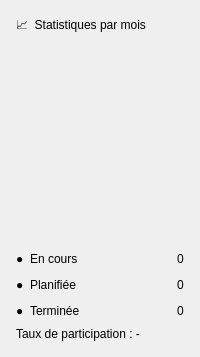
                        <widget class="QFrame" name="cardStatut">
                         <property name="card" stdset="0">
                          <bool>true</bool>
                         </property>
                         <layout class="QVBoxLayout" name="statutLayout">
                          <property name="leftMargin">
                           <number>16</number>
                          </property>
                          <property name="topMargin">
                           <number>16</number>
                          </property>
                          <property name="rightMargin">
                           <number>16</number>
                          </property>
                          <property name="bottomMargin">
                           <number>16</number>
                          </property>
                          <item>
                           <widget class="QLabel" name="lblStatut">
                            <property name="role" stdset="0">
                             <string notr="true">cardTitle</string>
                            </property>
                            <property name="text">
                             <string>📈  Statistiques par mois</string>
                            </property>
                           </widget>
                          </item>
                          <item>
                           <layout class="QVBoxLayout" name="statutRowLayout">
                            <item>
                             <widget class="QLabel" name="statsChart">
                              <property name="minimumSize">
                               <size>
                                <width>0</width>
                                <height>200</height>
                               </size>
                              </property>
                             </widget>
                            </item>
                            <item>
                             <layout class="QVBoxLayout" name="legendLayout">
                              <item>
                               <layout class="QHBoxLayout" name="legendCoursLayout">
                                <item>
                                 <widget class="QLabel" name="dotCours">
                                  <property name="text">
                                   <string>●</string>
                                  </property>
                                 </widget>
                                </item>
                                <item>
                                 <widget class="QLabel" name="legNameCours">
                                  <property name="text">
                                   <string>En cours</string>
                                  </property>
                                 </widget>
                                </item>
                                <item>
                                 <spacer name="legendCoursSpacer">
                                  <property name="orientation">
                                   <enum>Qt::Horizontal</enum>
                                  </property>
                                  <property name="sizeHint" stdset="0">
                                   <size>
                                    <width>40</width>
                                    <height>20</height>
                                   </size>
                                  </property>
                                 </spacer>
                                </item>
                                <item>
                                 <widget class="QLabel" name="legCours">
                                  <property name="text">
                                   <string>0</string>
                                  </property>
                                 </widget>
                                </item>
                               </layout>
                              </item>
                              <item>
                               <layout class="QHBoxLayout" name="legendPlanifieeLayout">
                                <item>
                                 <widget class="QLabel" name="dotPlanifiee">
                                  <property name="text">
                                   <string>●</string>
                                  </property>
                                 </widget>
                                </item>
                                <item>
                                 <widget class="QLabel" name="legNamePlanifiee">
                                  <property name="text">
                                   <string>Planifiée</string>
                                  </property>
                                 </widget>
                                </item>
                                <item>
                                 <spacer name="legendPlanifieeSpacer">
                                  <property name="orientation">
                                   <enum>Qt::Horizontal</enum>
                                  </property>
                                  <property name="sizeHint" stdset="0">
                                   <size>
                                    <width>40</width>
                                    <height>20</height>
                                   </size>
                                  </property>
                                 </spacer>
                                </item>
                                <item>
                                 <widget class="QLabel" name="legPlanifiee">
                                  <property name="text">
                                   <string>0</string>
                                  </property>
                                 </widget>
                                </item>
                               </layout>
                              </item>
                              <item>
                               <layout class="QHBoxLayout" name="legendTermineeLayout">
                                <item>
                                 <widget class="QLabel" name="dotTerminee">
                                  <property name="text">
                                   <string>●</string>
                                  </property>
                                 </widget>
                                </item>
                                <item>
                                 <widget class="QLabel" name="legNameTerminee">
                                  <property name="text">
                                   <string>Terminée</string>
                                  </property>
                                 </widget>
                                </item>
                                <item>
                                 <spacer name="legendTermineeSpacer">
                                  <property name="orientation">
                                   <enum>Qt::Horizontal</enum>
                                  </property>
                                  <property name="sizeHint" stdset="0">
                                   <size>
                                    <width>40</width>
                                    <height>20</height>
                                   </size>
                                  </property>
                                 </spacer>
                                </item>
                                <item>
                                 <widget class="QLabel" name="legTerminee">
                                  <property name="text">
                                   <string>0</string>
                                  </property>
                                 </widget>
                                </item>
                               </layout>
                              </item>
                              <item>
                               <widget class="QLabel" name="lblTaux">
                                <property name="text">
                                 <string>Taux de participation : -</string>
                                </property>
                               </widget>
                              </item>
                             </layout>
                            </item>
                           </layout>
                          </item>
                         </layout>
                        </widget>
